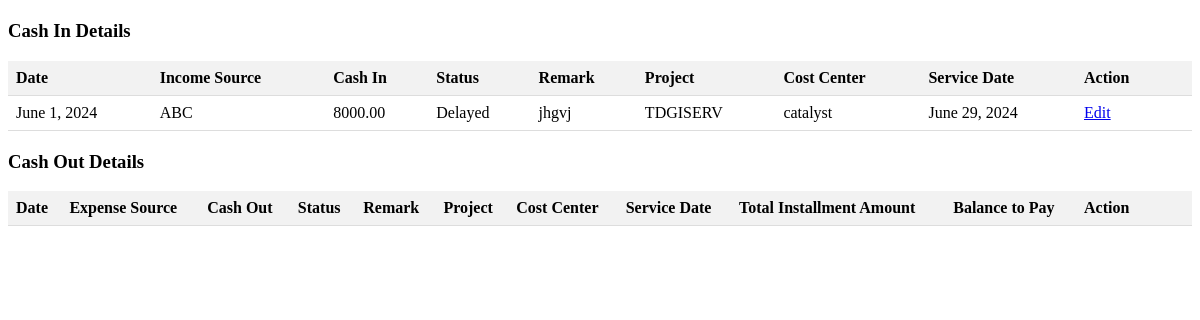
Page /account/Summary/edit-summary/2024-06-01/ (signed in) on the earlier database version.
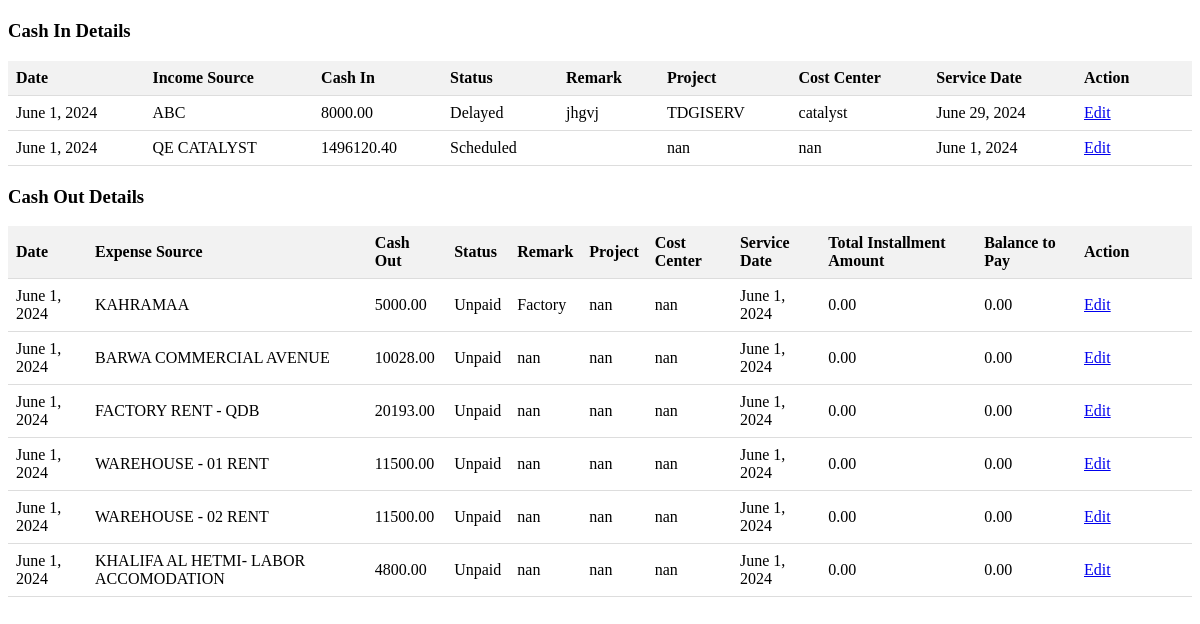
Same page on the later database version.
### cashflow/models.py (models this page shows, shortened)
class CashIn(models.Model):
    STATUS_CHOICES = [
        ('Received', 'Received'),
        ('Scheduled', 'Scheduled'),
    ]
    COST_CENTER_CHOICES = [
        ('catalyst', 'Catalyst'),
        ('oil_and_gas', 'Oil and Gas'),
        ('general_chemicals', 'General Chemicals'),
        ('overhead', 'Overhead'),
    ]
    income_source = models.ForeignKey(IncomeSource, on_delete=models.DO_NOTHING)
    date = models.DateField()
    cash_in = models.DecimalField(max_digits=10, decimal_places=2, default=0.0)
    status = models.CharField(max_length=50, choices=STATUS_CHOICES, default='Received')
    delayed_date = models.DateField(null=True, blank=True)
    remark = models.TextField(blank=True)
    project = models.ForeignKey(Project, on_delete=models.DO_NOTHING, blank=True, null=True)
    cost_center = models.CharField(max_length=50, choices=COST_CENTER_CHOICES, default='catalyst', blank=True, null=True)
    service_date = models.DateField(blank=True, null=True)

class IncomeSource(models.Model):
    name = models.CharField(max_length=250)
    created_at = models.DateTimeField(auto_now_add=True,null=True)
    updated_at = models.DateTimeField(auto_now=True,null=True)
    def __str__(self):
        return self.name

class Project(models.Model):
    name = models.CharField(max_length=250)
    created_at = models.DateTimeField(auto_now_add=True,null=True)
    updated_at = models.DateTimeField(auto_now=True,null=True)
    def __str__(self):
        return self.name

class Cashout(models.Model):
    STATUS_CHOICES = [
        ('Paid', 'Paid'),
        ('Scheduled', 'Scheduled'),
    ]
    COST_CENTER_CHOICES = [
        ('catalyst', 'Catalyst'),
        ('oil_and_gas', 'Oil and Gas'),
        ('general_chemicals', 'General Chemicals'),
        ('overhead', 'Overhead'),
    ]
    expense_source = models.ForeignKey(ExpenseSource, on_delete=models.DO_NOTHING)
    date = models.DateField()
    cash_out = models.DecimalField(max_digits=10, decimal_places=2, default=0.0)
    status = models.CharField(max_length=50, choices=STATUS_CHOICES, default='Paid')
    delayed_date = models.DateField(null=True, blank=True)
    remark = models.TextField(blank=True)
    project = models.ForeignKey(Project, on_delete=models.DO_NOTHING, blank=True, null=True)
    cost_center = models.CharField(max_length=50, choices=COST_CENTER_CHOICES, default='catalyst', blank=True, null=True)
    service_date = models.DateField()
    installment_details = models.JSONField(blank=True, null=True)
    total_installment_amount = models.DecimalField(max_digits=10, decimal_places=2, default=0.0)
    balance_to_pay = models.DecimalField(max_digits=10, decimal_places=2, default=0.0)

class ExpenseSource(models.Model):
    name= models.CharField(max_length=250)
    created_at = models.DateTimeField(auto_now_add=True,null=True)
    updated_at = models.DateTimeField(auto_now=True,null=True)
    def __str__(self):
        return self.name

### data_management_main/account_views.py (the view)
# urls.py: path('account/Summary/edit-summary/<str:date>/', account_views.edit_summary, name='edit_summary'),
@login_required(login_url='/')
def edit_summary(request, date):
    cashin_records = CashIn.objects.filter(date=date)
    cashout_records = Cashout.objects.filter(date=date)
    context = {
        'date': date,
        'cashin_records': cashin_records,
        'cashout_records': cashout_records,
    }
    return render(request, 'account/edit_summary.html', context)

### templates/account/edit_summary.html (shortened to what this page needs)
<div class="table-container">
    <h3>Cash In Details</h3>
    <table class="table table-striped">
        <thead>
            <tr>
                <th>Date</th>
                <th>Income Source</th>
                <th>Cash In</th>
                <th>Status</th>
                <th>Remark</th>
                <th>Project</th>
                <th>Cost Center</th>
                <th>Service Date</th>
                <th class="action-column">Action</th>
            </tr>
        </thead>
        <tbody>
            {% for cashin_record in cashin_records %}
            <tr>
                <td>{{ cashin_record.date }}</td>
                <td>{{ cashin_record.income_source }}</td>
                <td>{{ cashin_record.cash_in }}</td>
                <td>{{ cashin_record.status }}</td>
                <td>{{ cashin_record.remark }}</td>
                <td>{{ cashin_record.project }}</td>
                <td>{{ cashin_record.cost_center }}</td>
                <td>{{ cashin_record.service_date }}</td>
                <td>
                    <a href="{% url 'edit_cashin' cashin_record.pk %}" class="btn btn-primary">Edit</a>
                </td>
            </tr>
            {% endfor %}
        </tbody>
    </table>
</div>
<div class="table-container">
    <h3>Cash Out Details</h3>
    <table class="table table-striped">
        <thead>
            <tr>
                <th>Date</th>
                <th>Expense Source</th>
                <th>Cash Out</th>
                <th>Status</th>
                <th>Remark</th>
                <th>Project</th>
                <th>Cost Center</th>
                <th>Service Date</th>
                <th>Total Installment Amount</th>
                <th>Balance to Pay</th>
                <th class="action-column">Action</th>
            </tr>
        </thead>
        <tbody>
            {% for cashout_record in cashout_records %}
            <tr>
                <td>{{ cashout_record.date }}</td>
                <td>{{ cashout_record.expense_source }}</td>
                <td>{{ cashout_record.cash_out }}</td>
                <td>{{ cashout_record.status }}</td>
                <td>{{ cashout_record.remark }}</td>
                <td>{{ cashout_record.project }}</td>
                <td>{{ cashout_record.cost_center }}</td>
                <td>{{ cashout_record.service_date }}</td>
                <td>{{ cashout_record.total_installment_amount }}</td>
                <td>{{ cashout_record.balance_to_pay }}</td>
                <td>
                    <a href="{% url 'edit_cashout' cashout_record.pk %}" class="btn btn-primary">Edit</a>
                </td>
            </tr>
            {% endfor %}
        </tbody>
    </table>
</div>

### templates/account/edit_summary.html (style rules this page uses)
.table-container { margin-top: 20px; }
.table-container table { width: 100%; border-collapse: collapse; }
.table-container th, .table-container td { padding: 8px; text-align: left; border-bottom: 1px solid #ddd; }
.table-container th { background-color: #f2f2f2; font-weight: bold; }
.action-column { width: 100px; }

Differences in the rows shown:
added CashIn: date "June 1, 2024", income_source "QE CATALYST", cash_in "1496120.40", status "Scheduled", project "nan", cost_center "nan", service_date "June 1, 2024"
added Cashout: date "June 1, 2024", expense_source "KAHRAMAA", cash_out "5000.00", status "Unpaid", remark "Factory", project "nan", cost_center "nan", service_date "June 1, 2024", total_installment_amount "0.00", balance_to_pay "0.00"
added Cashout: date "June 1, 2024", expense_source "BARWA COMMERCIAL AVENUE", cash_out "10028.00", status "Unpaid", remark "nan", project "nan", cost_center "nan", service_date "June 1, 2024", total_installment_amount "0.00", balance_to_pay "0.00"
added Cashout: date "June 1, 2024", expense_source "FACTORY RENT - QDB", cash_out "20193.00", status "Unpaid", remark "nan", project "nan", cost_center "nan", service_date "June 1, 2024", total_installment_amount "0.00", balance_to_pay "0.00"
added Cashout: date "June 1, 2024", expense_source "WAREHOUSE - 01 RENT", cash_out "11500.00", status "Unpaid", remark "nan", project "nan", cost_center "nan", service_date "June 1, 2024", total_installment_amount "0.00", balance_to_pay "0.00"
added Cashout: date "June 1, 2024", expense_source "WAREHOUSE - 02 RENT", cash_out "11500.00", status "Unpaid", remark "nan", project "nan", cost_center "nan", service_date "June 1, 2024", total_installment_amount "0.00", balance_to_pay "0.00"
added Cashout: date "June 1, 2024", expense_source "KHALIFA AL HETMI- LABOR ACCOMODATION", cash_out "4800.00", status "Unpaid", remark "nan", project "nan", cost_center "nan", service_date "June 1, 2024", total_installment_amount "0.00", balance_to_pay "0.00"
